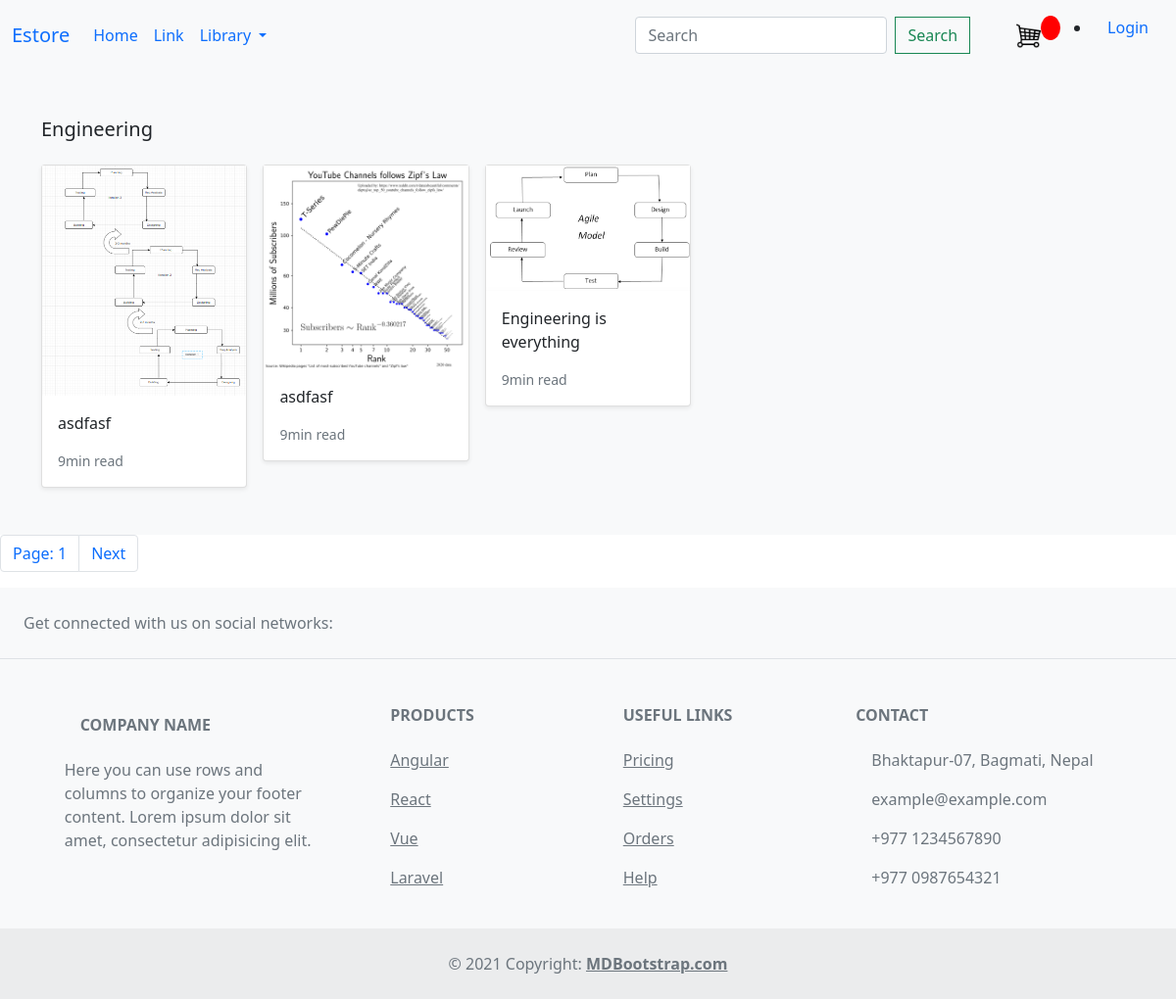
/search/engineering/, run on an earlier commit of the app's database.
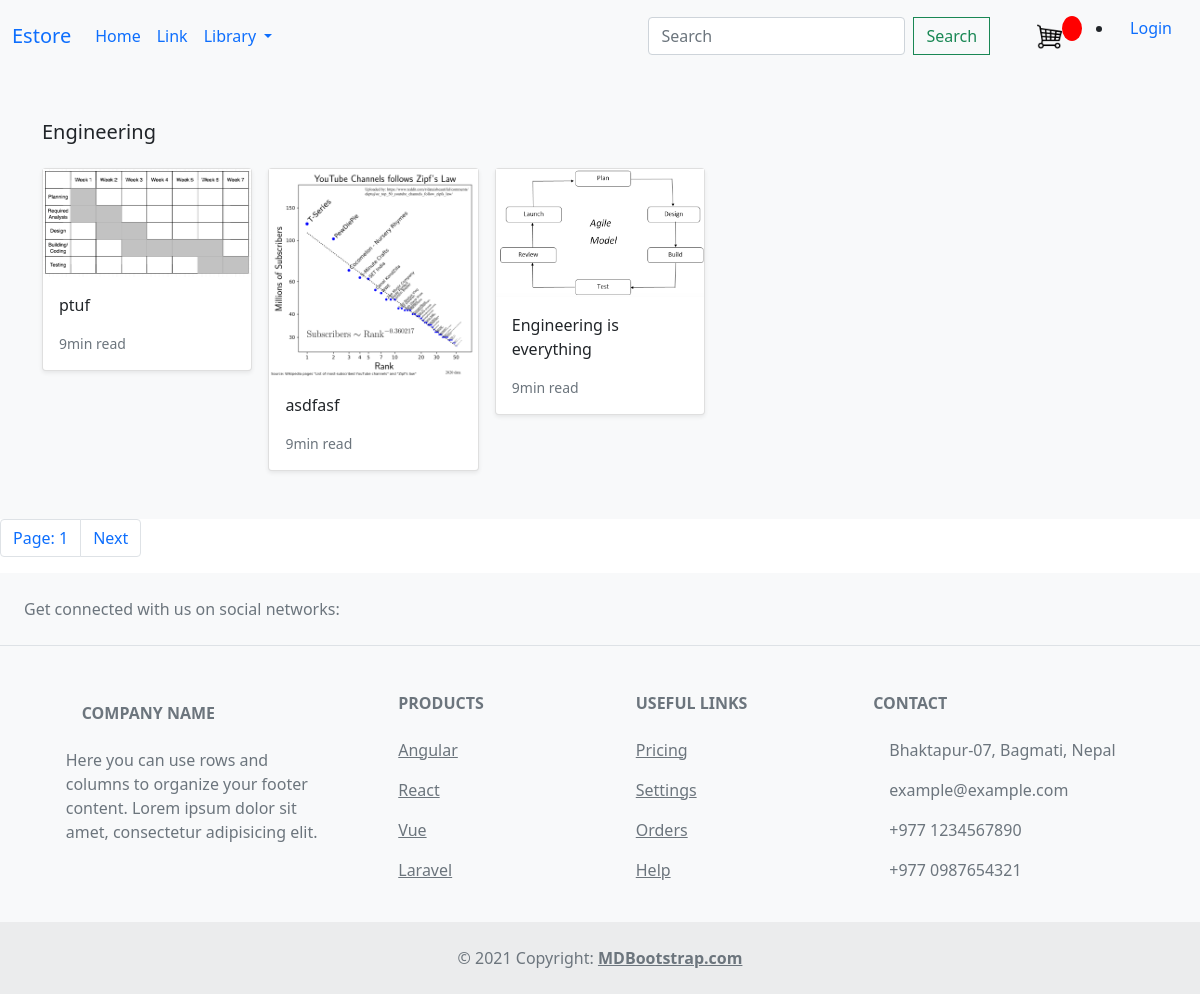
And on a later commit of the database.
### store/models.py (models this page shows, shortened)
class Product(models.Model):
    category = models.ForeignKey(Category,related_name='product', on_delete=models.CASCADE)
    title = models.CharField(max_length=100)
    author = models.CharField(max_length=100, default='admin')
    description = models.TextField(blank=True)
    image = models.ImageField(upload_to = 'images/')
    slug = models.SlugField(max_length=100)
    price = models.DecimalField(max_digits=4, decimal_places=2)
    in_stock = models.BooleanField(default=True)
    is_active = models.BooleanField(default=True)
    created = models.DateTimeField(auto_now_add=True)
    updated = models.DateTimeField(auto_now=True)
    class Meta:
        verbose_name_plural = 'Product'
        ordering = ('-created', )
    def get_absolute_url(self):
        return reverse('store:product_detail', args=[self.slug])

### store/views.py (the view)
# urls.py: path('search/<slug:categroy_slug>/',views.category_list, name = 'category_list' ),
def category_list(request, categroy_slug):
    category  = get_object_or_404(Category, slug = categroy_slug)#slug for one item form the database
    products = Product.objects.filter(category = category)#this will filter the category of the said product
    paginator = Paginator(products, 3)
    page_number = request.GET.get('page')
    page_obj = paginator.get_page(page_number)
    context = {'category': category,'page_obj': page_obj}
    return render(request, 'store/category.html', context)

### store/models.py (called while the page is built)
    def get_absolute_url(self):#for dynamic link for category
        return reverse('store:category_list', args=[self.slug])

### store/views.py (called while the page is built)
def categories(request):
    return{
        'categories': Category.objects.all()
    }

### store/templates/store/category.html (shortened to what this page needs)
{% extends "e_book/base.html"%}
{%load static%}
{%block content%}
<main>
    <div class="album py-5 bg-light">
      <div class="container">
        <div class="pb-3 h5">{{category.name|title}}</div>
        <div class="row row-cols-1 row-cols-sm-2 row-cols-md-5 g-3">
          {% for product in page_obj %}
          <div class="col">
            <div class="card shadow-sm">
              <img class="img-fluid" alt="Responsive image" src="{{ product.image.url }}">
              <div class="card-body">
                <p class="card-text">
                  <a class="text-dark text-decoration-none" href="{{product.get_absolute_url}}">{{ product.title }}</a>
                </p>
                <div class="d-flex justify-content-between align-items-center">
                  <small class="text-muted">9min read</small>
                </div>
              </div>
            </div>
          </div>
          {% endfor %}
        </div>
      </div>
    </div>
</main>
<nav aria-label="...">
  <ul class="pagination ">
    <li class="page-item"><a class="page-link" href="">Page: {{ page_obj.number }}</a></li>
    {% if page_obj.has_next %}
    <li class="page-item">
      <a class="page-link" href="?page={{ page_obj.next_page_number }}">Next</a>
    </li>
    {%endif%}
  </ul>
</nav>
{%endblock%}

What changed in the data, as far as the page shows it:
removed Product: image (picture), title "asdfasf"
added Product: image (picture), title "ptuf"
